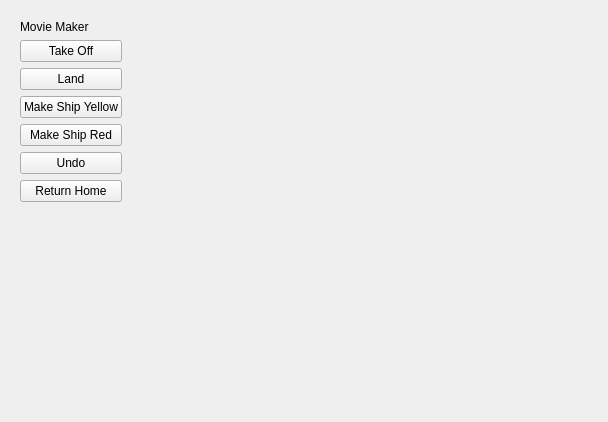
<?xml version="1.0" encoding="UTF-8"?>
<ui version="4.0">
 <class>Form</class>
 <widget class="QWidget" name="Form">
  <property name="geometry">
   <rect>
    <x>0</x>
    <y>0</y>
    <width>608</width>
    <height>422</height>
   </rect>
  </property>
  <property name="windowTitle">
   <string>Form</string>
  </property>
  <layout class="QGridLayout" name="gridLayout">
   <item row="0" column="0">
    <widget class="QWidget" name="controlsBox" native="true">
     <layout class="QVBoxLayout" name="verticalLayout">
      <item>
       <widget class="QLabel" name="label">
        <property name="text">
         <string>Movie Maker</string>
        </property>
       </widget>
      </item>
      <item>
       <widget class="QPushButton" name="takeoffBtn">
        <property name="text">
         <string>Take Off</string>
        </property>
       </widget>
      </item>
      <item>
       <widget class="QPushButton" name="landBtn">
        <property name="text">
         <string>Land</string>
        </property>
       </widget>
      </item>
      <item>
       <widget class="QPushButton" name="yellowBtn">
        <property name="text">
         <string>Make Ship Yellow</string>
        </property>
       </widget>
      </item>
      <item>
       <widget class="QPushButton" name="redBtn">
        <property name="text">
         <string>Make Ship Red</string>
        </property>
       </widget>
      </item>
      <item>
       <widget class="QPushButton" name="undoBtn">
        <property name="text">
         <string>Undo</string>
        </property>
       </widget>
      </item>
      <item>
       <widget class="QPushButton" name="homeBtn">
        <property name="text">
         <string>Return Home</string>
        </property>
       </widget>
      </item>
      <item>
       <spacer name="verticalSpacer">
        <property name="orientation">
         <enum>Qt::Vertical</enum>
        </property>
        <property name="sizeHint" stdset="0">
         <size>
          <width>20</width>
          <height>40</height>
         </size>
        </property>
       </spacer>
      </item>
     </layout>
    </widget>
   </item>
   <item row="0" column="1">
    <spacer name="horizontalSpacer">
     <property name="orientation">
      <enum>Qt::Horizontal</enum>
     </property>
     <property name="sizeHint" stdset="0">
      <size>
       <width>439</width>
       <height>20</height>
      </size>
     </property>
    </spacer>
   </item>
  </layout>
 </widget>
 <resources/>
 <connections/>
</ui>
